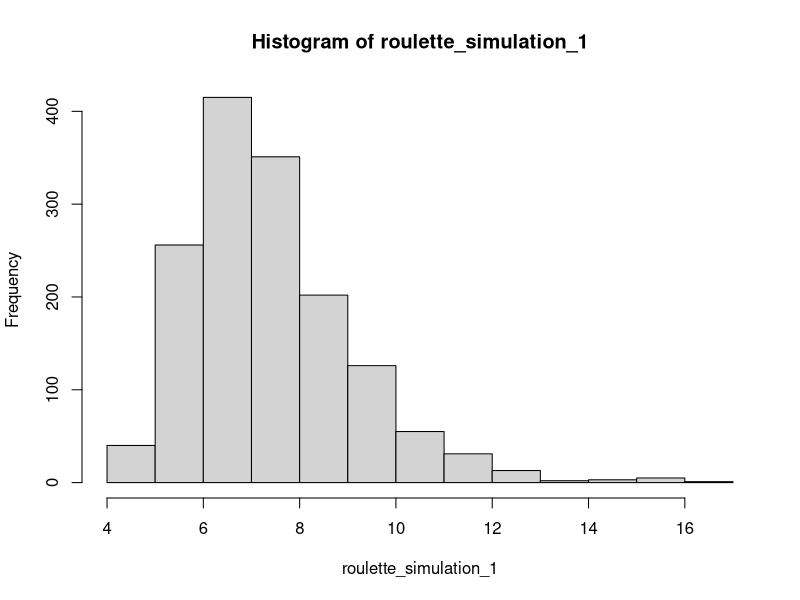
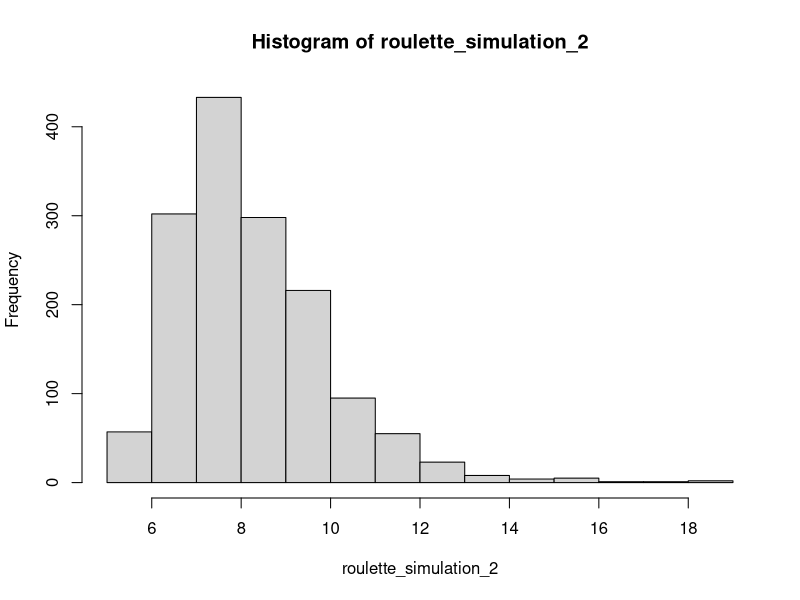

Write R code to recreate these figures, in order.
#################################################
#* This script is to fulfill the 
#*    requirements of STA308 
#*    homework #4 
#*    
#* Author: Grace Runge
#* 
#* Date: November 9th, 2023 
#* 
#* Purpose: To write a function called roulette 
#*    streaks that randomly generates num_spins 
#*    of roulette outcomes and determines the 
#*    longest streak of consecutive outcomes.
#################################################

roulette_streaks <- function(num_spins=600) {
  spin <- sample(c("Black", "Red", "Green"), size=num_spins, prob=c(18/38, 18/38, 2/38), 
                 replace = TRUE)
  number=1
  streak_number = 0 
  streak_list = list()
  while(number<length(spin)){
    if(spin[number] == spin[number + 1]){
      streak_number = streak_number + 1
    } else {
      streak_list <- c(streak_list, streak_number)
      streak_number = 0 
    } 
    number = number + 1
  }
  max(unlist(streak_list))
}

#* Ensure the function is working properly 
#* by simulating 1,500 iterations with the following details:
#*    Set the random number generate seed to 314159 
#*    Provide the summary() output and a histogram 
#*    Comment about the distribution of the number of matches

set.seed(314159)
roulette_simulation_1 <- sapply(rep(600, 1500), roulette_streaks)
summary(roulette_simulation_1)
hist(roulette_simulation_1)

#* Insert comments here 
#* 

#* Suppose a casino can do 1200 spins per day as 
#* opposed to the default 600, and run the function 
#* for 1500 iterations to see how the distribution changes.

set.seed(314159)
roulette_simulation_2 <- sapply(rep(1200, 1500), roulette_streaks)
summary(roulette_simulation_2)
hist(roulette_simulation_2)

#* Insert comments here 
#* 







